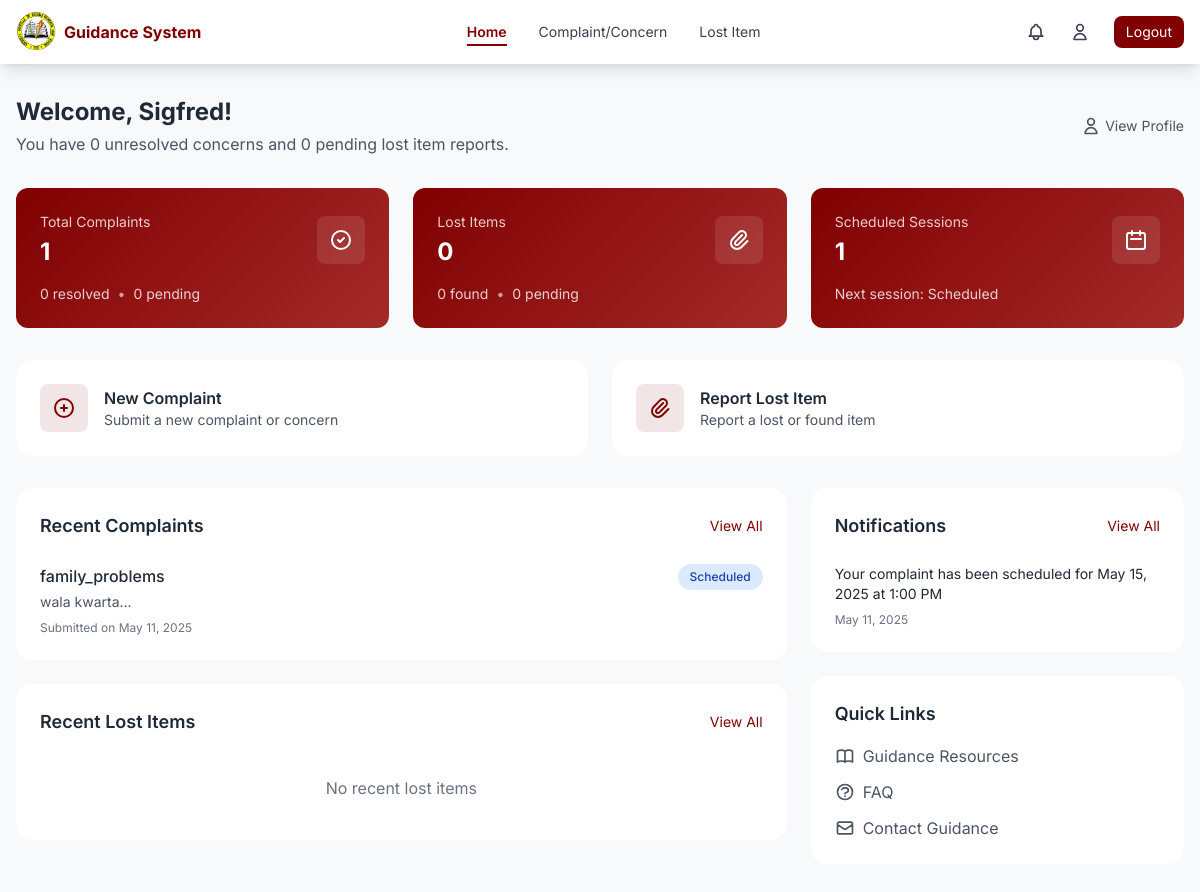
/pages/student_dashboard.php (signed in), run on the app's committed database.
### tables this page shows
CREATE TABLE `students` (
  `id` int(11) NOT NULL,
  `user_id` int(11) DEFAULT NULL,
  `first_name` varchar(255) DEFAULT NULL,
  `middle_name` varchar(255) DEFAULT NULL,
  `last_name` varchar(255) DEFAULT NULL,
  `grade_level` varchar(255) DEFAULT NULL,
  `section` varchar(45) DEFAULT NULL,
  `email` varchar(255) DEFAULT NULL,
  `phone_number` varchar(45) DEFAULT NULL,
  `password` varchar(255) DEFAULT NULL
);

CREATE TABLE `complaints_concerns` (
  `id` int(11) NOT NULL,
  `student_id` int(45) DEFAULT NULL,
  `type` varchar(255) DEFAULT NULL,
  `description` varchar(255) DEFAULT NULL,
  `evidence` mediumblob DEFAULT NULL,
  `mime_type` varchar(255) DEFAULT NULL,
  `preferred_counseling_date` varchar(255) DEFAULT NULL,
  `scheduled_date` varchar(255) DEFAULT NULL,
  `scheduled_time` varchar(255) DEFAULT NULL,
  `status` varchar(255) DEFAULT NULL,
  `date_created` varchar(255) DEFAULT NULL,
  `time_created` varchar(255) DEFAULT NULL,
  `updated_at` varchar(255) DEFAULT NULL
);

CREATE TABLE `notifications` (
  `id` int(11) NOT NULL,
  `user_id` int(11) NOT NULL,
  `reference_id` int(11) NOT NULL,
  `reference_type` enum('complaint','lost_item') NOT NULL,
  `type` enum('scheduled','resolved','found_item','new_complaint') NOT NULL,
  `priority` enum('low','medium','high') DEFAULT 'medium',
  `message` text NOT NULL,
  `is_read` tinyint(1) DEFAULT 0,
  `read_at` timestamp NULL DEFAULT NULL,
  `expires_at` timestamp NULL DEFAULT NULL,
  `date_created` date NOT NULL,
  `time_created` time NOT NULL
);

### pages/student_dashboard.php (the view, shortened to what this page needs)
<?php
require_once '../logic/notification_logic.php';
$student_id = $_SESSION['student_id'];
$stmt = $pdo->prepare("SELECT first_name FROM students WHERE id = ?");
$stmt->execute([$student_id]);
$student = $stmt->fetch(PDO::FETCH_ASSOC);
$stmt = $pdo->prepare(SQL_GET_STUDENT_NOTIFICATIONS);
$stmt->execute([$_SESSION['user']]);
$notifications = $stmt->fetchAll(PDO::FETCH_ASSOC);
$stmt = $pdo->prepare("SELECT * FROM complaints_concerns WHERE student_id = ? ORDER BY date_created DESC, time_created DESC LIMIT 3");
$stmt->execute([$student_id]);
$recent_complaints = $stmt->fetchAll(PDO::FETCH_ASSOC);
$stmt = $pdo->prepare("SELECT * FROM lost_items WHERE student_id = ? ORDER BY date DESC, time DESC LIMIT 3");
$stmt->execute([$student_id]);
$recent_lost_items = $stmt->fetchAll(PDO::FETCH_ASSOC);
$stmt = $pdo->prepare(SQL_SUM_LIST_COMPLAINTS_CONCERNS_BY_STUDENT);
$stmt->execute([$student_id]);
$total_complaints = $stmt->fetchColumn();
$stmt = $pdo->prepare(SQL_SUM_LIST_COMPLAINTS_CONCERNS_BY_STUDENT_STATUS);
$stmt->execute([$student_id, 'pending']);
$pending_complaints = $stmt->fetchColumn();
$stmt = $pdo->prepare(SQL_SUM_LIST_COMPLAINTS_CONCERNS_BY_STUDENT_STATUS);
$stmt->execute([$student_id, 'scheduled']);
$scheduled_complaints = $stmt->fetchColumn();
$stmt = $pdo->prepare(SQL_SUM_LIST_COMPLAINTS_CONCERNS_BY_STUDENT_STATUS);
$stmt->execute([$student_id, 'resolved']);
$resolved_complaints = $stmt->fetchColumn();
$stmt = $pdo->prepare(SQL_SUM_LIST_LOST_ITEMS_BY_STUDENT);
$stmt->execute([$student_id]);
$total_lost_items = $stmt->fetchColumn();
$stmt = $pdo->prepare(SQL_SUM_LIST_LOST_ITEMS_BY_STUDENT_STATUS);
$stmt->execute([$student_id, 'pending']);
$pending_lost_items = $stmt->fetchColumn();
$stmt = $pdo->prepare(SQL_SUM_LIST_LOST_ITEMS_BY_STUDENT_STATUS);
$stmt->execute([$student_id, 'found']);
$found_lost_items = $stmt->fetchColumn();
?>
<!DOCTYPE html>
<html lang="en">
<head>
    <script src="https://cdn.tailwindcss.com"></script>
</head>
<body class="min-h-screen">
    <?php include 'navigation.php'; ?>
    <main class="max-w-7xl mx-auto px-4 py-8">
        <div class="flex justify-between items-center mb-8">
            <div>
                <h1 class="text-2xl font-bold text-gray-800">Welcome, <?= htmlspecialchars($student['first_name']) ?>!</h1>
                <p class="text-gray-600 mt-1">
                    You have <?= $pending_complaints ?> unresolved concerns and <?= $pending_lost_items ?> pending lost item reports.
                </p>
            </div>
            <div class="flex items-center space-x-4">
                <a href="profile.php" class="text-sm text-gray-600 hover:text-[#800000] flex items-center">
                    <svg xmlns="http://www.w3.org/2000/svg" class="h-5 w-5 mr-1" fill="none" viewBox="0 0 24 24" stroke="currentColor">
                        <path stroke-linecap="round" stroke-linejoin="round" stroke-width="2" d="M16 7a4 4 0 11-8 0 4 4 0 018 0zM12 14a7 7 0 00-7 7h14a7 7 0 00-7-7z" />
                    </svg>
                    View Profile
                </a>
            </div>
        </div>
        <div class="grid grid-cols-1 md:grid-cols-3 gap-6 mb-8">
            <div class="quick-info-card rounded-xl p-6">
                <div class="flex items-center justify-between">
                    <div>
                        <p class="text-sm text-white/80">Total Complaints</p>
                        <h3 class="text-2xl font-bold mt-1"><?= $total_complaints ?></h3>
                    </div>
                    <div class="p-3 bg-white/10 rounded-lg">
                        <svg xmlns="http://www.w3.org/2000/svg" class="h-6 w-6" fill="none" viewBox="0 0 24 24" stroke="currentColor">
                            <path stroke-linecap="round" stroke-linejoin="round" stroke-width="2" d="M9 12l2 2 4-4m6 2a9 9 0 11-18 0 9 9 0 0118 0z" />
                        </svg>
                    </div>
                </div>
                <div class="mt-4 flex items-center text-sm">
                    <span class="text-white/80"><?= $resolved_complaints ?> resolved</span>
                    <span class="mx-2 text-white/60">•</span>
                    <span class="text-white/80"><?= $pending_complaints ?> pending</span>
                </div>
            </div>
            <div class="quick-info-card rounded-xl p-6">
                <div class="flex items-center justify-between">
                    <div>
                        <p class="text-sm text-white/80">Lost Items</p>
                        <h3 class="text-2xl font-bold mt-1"><?= $total_lost_items ?></h3>
                    </div>
                    <div class="p-3 bg-white/10 rounded-lg">
                        <svg xmlns="http://www.w3.org/2000/svg" class="h-6 w-6" fill="none" viewBox="0 0 24 24" stroke="currentColor">
                            <path stroke-linecap="round" stroke-linejoin="round" stroke-width="2" d="M15.172 7l-6.586 6.586a2 2 0 102.828 2.828l6.414-6.586a4 4 0 00-5.656-5.656l-6.415 6.585a6 6 0 108.486 8.486L20.5 13" />
                        </svg>
                    </div>
                </div>
                <div class="mt-4 flex items-center text-sm">
                    <span class="text-white/80"><?= $found_lost_items ?> found</span>
                    <span class="mx-2 text-white/60">•</span>
                    <span class="text-white/80"><?= $pending_lost_items ?> pending</span>
                </div>
            </div>
            <div class="quick-info-card rounded-xl p-6">
                <div class="flex items-center justify-between">
                    <div>
                        <p class="text-sm text-white/80">Scheduled Sessions</p>
                        <h3 class="text-2xl font-bold mt-1"><?= $scheduled_complaints ?></h3>
                    </div>
                    <div class="p-3 bg-white/10 rounded-lg">
                        <svg xmlns="http://www.w3.org/2000/svg" class="h-6 w-6" fill="none" viewBox="0 0 24 24" stroke="currentColor">
                            <path stroke-linecap="round" stroke-linejoin="round" stroke-width="2" d="M8 7V3m8 4V3m-9 8h10M5 21h14a2 2 0 002-2V7a2 2 0 00-2-2H5a2 2 0 00-2 2v12a2 2 0 002 2z" />
                        </svg>
                    </div>
                </div>
                <div class="mt-4 flex items-center text-sm">
                    <span class="text-white/80">Next session: <?= $scheduled_complaints > 0 ? 'Scheduled' : 'None' ?></span>
                </div>
            </div>
        </div>
        <div class="grid grid-cols-1 md:grid-cols-2 gap-6 mb-8">
            <a href="complaint-concern-form.php" class="dashboard-card p-6 flex items-center space-x-4">
                <div class="p-3 bg-[#800000]/10 rounded-lg">
                    <svg xmlns="http://www.w3.org/2000/svg" class="h-6 w-6 text-[#800000]" fill="none" viewBox="0 0 24 24" stroke="currentColor">
                        <path stroke-linecap="round" stroke-linejoin="round" stroke-width="2" d="M12 9v3m0 0v3m0-3h3m-3 0H9m12 0a9 9 0 11-18 0 9 9 0 0118 0z" />
                    </svg>
                </div>
                <div>
                    <h3 class="font-semibold text-gray-800">New Complaint</h3>
                    <p class="text-sm text-gray-600">Submit a new complaint or concern</p>
                </div>
            </a>
            <a href="lost-item-form.php" class="dashboard-card p-6 flex items-center space-x-4">
                <div class="p-3 bg-[#800000]/10 rounded-lg">
                </div>
                <div>
                    <h3 class="font-semibold text-gray-800">Report Lost Item</h3>
                    <p class="text-sm text-gray-600">Report a lost or found item</p>
                </div>
            </a>
        </div>
        <div class="grid grid-cols-1 lg:grid-cols-3 gap-6">
            <div class="lg:col-span-2 space-y-6">
                <div class="dashboard-card p-6">
                    <div class="flex justify-between items-center mb-6">
                        <h2 class="text-lg font-semibold text-gray-800">Recent Complaints</h2>
                        <a href="complaint-concern.php" class="text-sm text-[#800000] hover:underline">View All</a>
                    </div>
                    <div class="space-y-4">
                        <?php if (empty($recent_complaints)): ?>
                            <p class="text-gray-500 text-center py-4">No recent complaints</p>
                        <?php else: ?>
                            <?php foreach ($recent_complaints as $complaint): ?>
                                <div class="border-b border-gray-200 pb-4 last:border-0 last:pb-0">
                                    <div class="flex justify-between items-start">
                                        <div>
                                            <h3 class="font-medium text-gray-800"><?= htmlspecialchars($complaint['type']) ?></h3>
                                            <p class="text-sm text-gray-600 mt-1"><?= htmlspecialchars(substr($complaint['description'], 0, 100)) ?>...</p>
                                            <p class="text-xs text-gray-500 mt-2">
                                                Submitted on <?= date('M d, Y', strtotime($complaint['date_created'])) ?>
                                            </p>
                                        </div>
                                        <span class="status-badge status-<?= strtolower($complaint['status']) ?>">
                                            <?= ucfirst($complaint['status']) ?>
                                        </span>
                                    </div>
                                </div>
                            <?php endforeach; ?>
                        <?php endif; ?>
                    </div>
                </div>
                <div class="dashboard-card p-6">
                    <div class="flex justify-between items-center mb-6">
                        <h2 class="text-lg font-semibold text-gray-800">Recent Lost Items</h2>
                        <a href="lost_item.php" class="text-sm text-[#800000] hover:underline">View All</a>
                    </div>
                    <div class="space-y-4">
                        <?php if (empty($recent_lost_items)): ?>
                            <p class="text-gray-500 text-center py-4">No recent lost items</p>
                        <?php endif; ?>
                    </div>
                </div>
            </div>
            <div class="space-y-6">
                <div class="dashboard-card p-6">
                    <div class="flex justify-between items-center mb-6">
                        <h2 class="text-lg font-semibold text-gray-800">Notifications</h2>
                        <a href="notifications.php" class="text-sm text-[#800000] hover:underline">View All</a>
                    </div>
                    <div class="space-y-4">
                        <?php if (empty($notifications)): ?>
                            <p class="text-gray-500 text-center py-4">No new notifications</p>
                        <?php else: ?>
                            <?php foreach (array_slice($notifications, 0, 5) as $notification): ?>
                                <div class="border-b border-gray-200 pb-4 last:border-0 last:pb-0">
                                    <p class="text-sm text-gray-800"><?= htmlspecialchars($notification['message']) ?></p>
                                    <p class="text-xs text-gray-500 mt-2">
                                        <?= date('M d, Y', strtotime($notification['date_created'])) ?>
                                    </p>
                                </div>
                            <?php endforeach; ?>
                        <?php endif; ?>
                    </div>
                </div>
                <div class="dashboard-card p-6">
                    <h2 class="text-lg font-semibold text-gray-800 mb-4">Quick Links</h2>
                    <div class="space-y-3">
                        <a href="guidance-resources.php" class="flex items-center text-gray-600 hover:text-[#800000]">
                            Guidance Resources
                        </a>
                        <a href="faq.php" class="flex items-center text-gray-600 hover:text-[#800000]">
                            FAQ
                        </a>
                        <a href="contact.php" class="flex items-center text-gray-600 hover:text-[#800000]">
                            <svg xmlns="http://www.w3.org/2000/svg" class="h-5 w-5 mr-2" fill="none" viewBox="0 0 24 24" stroke="currentColor">
                                <path stroke-linecap="round" stroke-linejoin="round" stroke-width="2" d="M3 8l7.89 5.26a2 2 0 002.22 0L21 8M5 19h14a2 2 0 002-2V7a2 2 0 00-2-2H5a2 2 0 00-2 2v10a2 2 0 002 2z" />
                            </svg>
                            Contact Guidance
                        </a>
                    </div>
                </div>
            </div>
        </div>
    </main>
</body>
</html>

### pages/student_dashboard.php (style rules this page uses)
body { font-family: 'Inter', sans-serif; background-color: #f8f9fa; }
.dashboard-card { background: white; border-radius: 1rem; transition: all 0.3s ease; }
.status-badge { padding: 0.25rem 0.75rem; border-radius: 9999px; font-size: 0.75rem; font-weight: 500; }
.status-scheduled { background-color: #DBEAFE; color: #1E40AF; }
.quick-info-card { background: linear-gradient(135deg, #800000 0%, #a52a2a 100%); color: white; }

### data on the page
students: first_name "Sigfred"
complaints_concerns: type "family_problems", description "wala kwarta", date_created "May 11, 2025", status "Scheduled"
notifications: message "Your complaint has been scheduled for May 15, 2025 at 1:00 PM", date_created "May 11, 2025"

### other printed values
$pending_complaints "0"
$pending_lost_items "0"
$total_complaints "1"
$resolved_complaints "0"
$total_lost_items "0"
$found_lost_items "0"
$scheduled_complaints "1"
